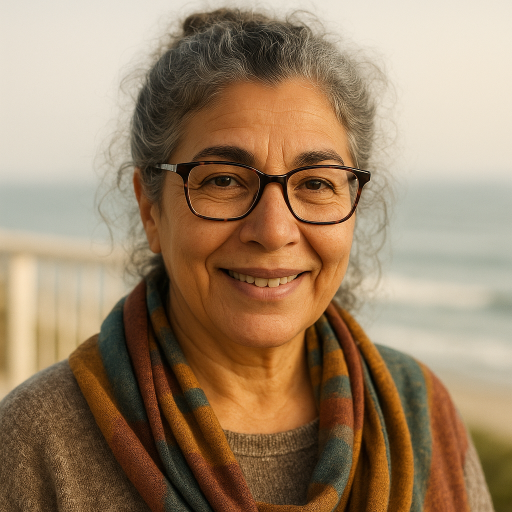
#> input picture 1000/out_profile_images_prompts/images_with_ids/persona_chat_8310_A.png, 1024 x 1024 px (shown at 1/2 size)
$ python -i counts_profiles.py   (imports and definitions only)
#> lines starting #> are read from the running program, lines starting #| are printed output that depends on the picture
import os
import json
import unicodedata
from collections import Counter
import pandas as pd
from openpyxl.drawing.image import Image as XLImage
from openpyxl.utils import get_column_letter
from PIL import Image as PILImage
from io import BytesIO

# paths
INPUT_FOLDER = r"C:/Users/Juan/Desktop/TFM/1000/out_profile_extension/response_clean"
OUTPUT_FOLDER = r"C:/Users/Juan/Desktop/TFM/1000/out_profile_extension/stats"
IMAGES_DIR = r"C:/Users/Juan/Desktop/TFM/1000/out_profile_images_prompts/images_with_ids"

# [1 line not run here, left out]
OUT_XLSX = os.path.join(OUTPUT_FOLDER, "stats.xlsx")

# canonical lists
ETHNICITY_ALLOWED = [
    "South Asian",
    "East Asian",
    "Southeast Asian",
    "Sub-Saharan African",
    "North African & Middle Eastern (MENA)",
    "European (Northern & Eastern)",
    "European (Southern / Mediterranean)",
    "North American",
    "Central & South American",
    "Oceanian / Pacific Islander",
]

GENDER_ALLOWED = [
    "male",
    "female",
    "non-binary",
    "transgender male",
    "transgender female",
]

ORIENTATION_ALLOWED = [
    "heterosexual",
    "gay/lesbian",
    "bisexual",
    "asexual",
    "pansexual",
    "queer/other",
    "unspecified",  # allowed for minors
]

AGE_BUCKET_LABELS = ["<18", "18-29", "30-39", "40-49", "50-59", "60+"]

# utilities
def strip_accents(s: str) -> str:
    return ''.join(c for c in unicodedata.normalize('NFKD', s) if not unicodedata.combining(c))


# [74 lines left out: functions norm_text, age_to_bucket, normalize_gender_identity, normalize_orientation, not called in this run]

# ethnicity normalization (long -> canonical)
LONG_TO_CANON = {
    "south asian (india, pakistan, sri lanka, nepal, etc.)": "South Asian",
    "east asian (china, korea, japan, mongolia, etc.)": "East Asian",
    "southeast asian (vietnam, thailand, philippines, indonesia, etc.)": "Southeast Asian",
    "sub-saharan african (nigeria, kenya, ethiopia, south africa, etc.)": "Sub-Saharan African",
    "north african & middle eastern (mena) (egypt, morocco, saudi arabia, iran, etc.)": "North African & Middle Eastern (MENA)",
    "european (northern & eastern) (germany, poland, sweden, russia, etc.)": "European (Northern & Eastern)",
    "european (southern / mediterranean) (italy, spain, greece, portugal, etc.)": "European (Southern / Mediterranean)",
    "north american (usa, canada, greenland, etc.)": "North American",
    "central & south american (mexico, peru, bolivia, chile, etc.)": "Central & South American",
    "oceanian / pacific islander (fiji, samoa, papua new guinea, hawaii, etc.)": "Oceanian / Pacific Islander",
}
SHORT_LC_TO_CANON = {c.lower(): c for c in ETHNICITY_ALLOWED}


# [44 lines left out: function normalize_ethnicity, not called in this run]

# country normalization
COUNTRY_ALIASES = {
    # USA
    "us": "United States of America",
    "u.s.": "United States of America",
    "u.s": "United States of America",
    "usa": "United States of America",
    "united states": "United States of America",
    "united states of america": "United States of America",
    "america": "United States of America",
    "ee.uu.": "United States of America",
    # UK
    "uk": "United Kingdom",
    "u.k.": "United Kingdom",
    "united kingdom": "United Kingdom",
    "great britain": "United Kingdom",
    "britain": "United Kingdom",
    "england": "United Kingdom",
    "scotland": "United Kingdom",
    "wales": "United Kingdom",
    "northern ireland": "United Kingdom",
    # Korea
    "korea, republic of": "South Korea",
    "south korea": "South Korea",
    "republic of korea": "South Korea",
    "korea": "South Korea",
    "korea, democratic people's republic of": "North Korea",
    "north korea": "North Korea",
    # common variants
    "viet nam": "Vietnam",
    "czech republic": "Czechia",
    "czechia": "Czechia",
    "turkiye": "Turkey",
    "turkey": "Turkey",
    "cote d'ivoire": "Côte d'Ivoire",
    "cote d’ivoire": "Côte d'Ivoire",
    "ivory coast": "Côte d'Ivoire",
    "russian federation": "Russia",
    "uae": "United Arab Emirates",
    "u.a.e.": "United Arab Emirates",
    "emiratos arabes unidos": "United Arab Emirates",
    "bolivia (plurinational state of)": "Bolivia",
    "brunei darussalam": "Brunei",
    "iran, islamic republic of": "Iran",
    "syrian arab republic": "Syria",
    "moldova, republic of": "Moldova",
    "tanzania, united republic of": "Tanzania",
    "venezuela (bolivarian republic of)": "Venezuela",
    "lao people's democratic republic": "Laos",
    "palestine, state of": "Palestine",
    "macedonia, the former yugoslav republic of": "North Macedonia",
    "north macedonia": "North Macedonia",
    "hong kong": "Hong Kong",
    "taiwan": "Taiwan",
    "myanmar (burma)": "Myanmar",
    "burma": "Myanmar",
    "eswatini": "Eswatini",
    "swaziland": "Eswatini",
}


# [69 lines left out: functions normalize_country, counter_to_df, autoformat_sheet, find_image_for, not called in this run]


def make_compressed_image_stream(img_path: str, target_h: int = 160, quality: int = 70) -> BytesIO:
    """
    Opens image, resizes to target_h height (keeping aspect ratio),
    flattens transparency over white if needed, and saves to compressed JPEG
    in a memory buffer. Returns BytesIO ready for openpyxl.Image.
    """
#> called with target_h = 160, quality = 70
    im = PILImage.open(img_path)
#> im is the input picture: PIL image 1024x1024 RGB; mean R, G, B 156.8, 131.3, 103.4

    # Handle transparency (flatten over white)
    if im.mode in ("RGBA", "LA") or (im.mode == "P" and "transparency" in im.info):
        bg = PILImage.new("RGB", im.size, (255, 255, 255))
        bg.paste(im, mask=im.split()[-1] if im.mode in ("RGBA", "LA") else None)
        im = bg
    else:
        # Ensure RGB for JPEG saving
        if im.mode != "RGB":
            im = im.convert("RGB")

    # Resize to avoid embedding unnecessary megapixels
    if target_h and im.height > target_h:
        ratio = target_h / im.height
#> ratio = 0.156
        new_size = (max(1, int(im.width * ratio)), target_h)
#> new_size = (160, 160)
        im = im.resize(new_size, PILImage.LANCZOS)
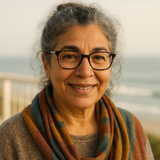
#> im: PIL image 160x160 RGB; mean R, G, B 156.8, 131.3, 103.4

    # Save compressed JPEG to memory
    buf = BytesIO()
    im.save(buf, format="JPEG", quality=quality, optimize=True, progressive=True)
    buf.seek(0)
    return buf


# [188 lines left out: function main, not called in this run]

# [2 lines not run here, left out]

>>> result = make_compressed_image_stream('../out_profile_images_prompts/images_with_ids/persona_chat_8310_A.png')
